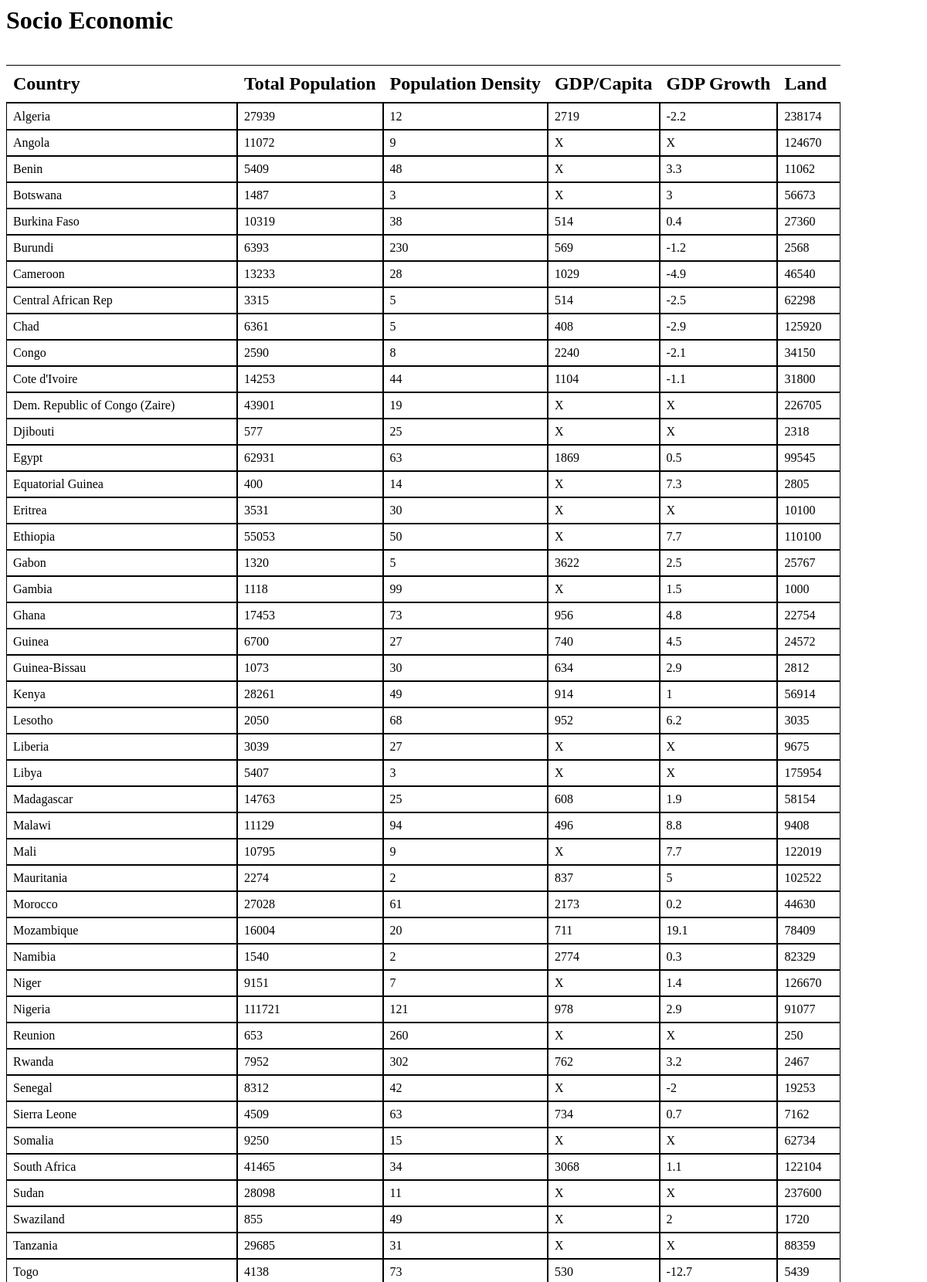
The page / (upper part) on the database its author committed.
### tables this page shows
CREATE TABLE Global (Country TEXT, TotalPop TEXT, PopDens TEXT, GDP_Cap TEXT, GDP_Growth TEXT, LAND TEXT);

### socio_economic.py (the view)
@app.route('/')
def index():
    conn = sqlite3.connect('socio_economic_data.db')
    conn.row_factory = sqlite3.Row
    cur = conn.cursor()
    cur.execute("select * from Global")
    rows = cur.fetchall()
    conn.close()
    return render_template('index.html', rows=rows)

### templates/index.html (shortened to what this page needs)
<html>
    <head>
    </head>
    <h1>Socio Economic</h1>
    <body>
        <div class="row">
            <div class="column">
                <h2>Country</h2>
                {% for row in rows %}
                <p>{{row["Country"]}}</p>
                {% endfor %}
            </div>
            <div class="column">
                <h2>Total Population</h2>
                {% for row in rows %}
                <p>{{ row["TotalPop"]}}</p>
                {% endfor %}
            </div>
            <div class="column">
                <h2>Population Density</h2>
                {% for row in rows %}
                <p>{{ row["PopDens"]}}</p>
                {% endfor %}
            </div>
            <div class="column">
                <h2>GDP/Capita</h2>
                {% for row in rows %}
                <p>{{ row["GDP_Cap"]}}</p>
                {% endfor %}
            </div>
            <div class="column">
                <h2>GDP Growth</h2>
                {% for row in rows %}
                <p>{{ row["GDP_Growth"]}}</p>
                {% endfor %}
            </div>
            <div class="column">
                <h2>Land</h2>
                {% for row in rows %}
                <p>{{ row["LAND"]}}</p>
                {% endfor %}
            </div>
        </div>
    </body>
</html>

### templates/index.html (style rules this page uses)
.column { white-space : nowrap; overflow-x : hidden; vertical-align : top; border-radius : 0px; display : inline-block; padding: 9px; }
h2 { outline-color: black; outline-style: solid; outline-width: 0.1px; outline-offset: 10px; }
p { outline-color: black; outline-style: solid; outline-width: 0.1px; outline-offset: 8px; }
.row { display: flex; }

### rows shown on the page
Global: Country "Algeria", TotalPop "27939", PopDens "12", GDP_Cap "2719", GDP_Growth "-2.2", LAND "238174"
Global: Country "Angola", TotalPop "11072", PopDens "9", GDP_Cap "X", GDP_Growth "X", LAND "124670"
Global: Country "Benin", TotalPop "5409", PopDens "48", GDP_Cap "X", GDP_Growth "3.3", LAND "11062"
Global: Country "Botswana", TotalPop "1487", PopDens "3", GDP_Cap "X", GDP_Growth "3", LAND "56673"
Global: Country "Burkina Faso", TotalPop "10319", PopDens "38", GDP_Cap "514", GDP_Growth "0.4", LAND "27360"
Global: Country "Burundi", TotalPop "6393", PopDens "230", GDP_Cap "569", GDP_Growth "-1.2", LAND "2568"
Global: Country "Cameroon", TotalPop "13233", PopDens "28", GDP_Cap "1029", GDP_Growth "-4.9", LAND "46540"
Global: Country "Central African Rep", TotalPop "3315", PopDens "5", GDP_Cap "514", GDP_Growth "-2.5", LAND "62298"
Global: Country "Chad", TotalPop "6361", PopDens "5", GDP_Cap "408", GDP_Growth "-2.9", LAND "125920"
Global: Country "Congo", TotalPop "2590", PopDens "8", GDP_Cap "2240", GDP_Growth "-2.1", LAND "34150"
Global: Country "Cote d'Ivoire", TotalPop "14253", PopDens "44", GDP_Cap "1104", GDP_Growth "-1.1", LAND "31800"
Global: Country "Dem. Republic of Congo (Zaire)", TotalPop "43901", PopDens "19", GDP_Cap "X", GDP_Growth "X", LAND "226705"
Global: Country "Djibouti", TotalPop "577", PopDens "25", GDP_Cap "X", GDP_Growth "X", LAND "2318"
Global: Country "Egypt", TotalPop "62931", PopDens "63", GDP_Cap "1869", GDP_Growth "0.5", LAND "99545"
Global: Country "Equatorial Guinea", TotalPop "400", PopDens "14", GDP_Cap "X", GDP_Growth "7.3", LAND "2805"
Global: Country "Eritrea", TotalPop "3531", PopDens "30", GDP_Cap "X", GDP_Growth "X", LAND "10100"
Global: Country "Ethiopia", TotalPop "55053", PopDens "50", GDP_Cap "X", GDP_Growth "7.7", LAND "110100"
Global: Country "Gabon", TotalPop "1320", PopDens "5", GDP_Cap "3622", GDP_Growth "2.5", LAND "25767"
Global: Country "Gambia", TotalPop "1118", PopDens "99", GDP_Cap "X", GDP_Growth "1.5", LAND "1000"
Global: Country "Ghana", TotalPop "17453", PopDens "73", GDP_Cap "956", GDP_Growth "4.8", LAND "22754"
Global: Country "Guinea", TotalPop "6700", PopDens "27", GDP_Cap "740", GDP_Growth "4.5", LAND "24572"
Global: Country "Guinea-Bissau", TotalPop "1073", PopDens "30", GDP_Cap "634", GDP_Growth "2.9", LAND "2812"
Global: Country "Kenya", TotalPop "28261", PopDens "49", GDP_Cap "914", GDP_Growth "1", LAND "56914"
Global: Country "Lesotho", TotalPop "2050", PopDens "68", GDP_Cap "952", GDP_Growth "6.2", LAND "3035"
Global: Country "Liberia", TotalPop "3039", PopDens "27", GDP_Cap "X", GDP_Growth "X", LAND "9675"
Global: Country "Libya", TotalPop "5407", PopDens "3", GDP_Cap "X", GDP_Growth "X", LAND "175954"
Global: Country "Madagascar", TotalPop "14763", PopDens "25", GDP_Cap "608", GDP_Growth "1.9", LAND "58154"
Global: Country "Malawi", TotalPop "11129", PopDens "94", GDP_Cap "496", GDP_Growth "8.8", LAND "9408"
Global: Country "Mali", TotalPop "10795", PopDens "9", GDP_Cap "X", GDP_Growth "7.7", LAND "122019"
Global: Country "Mauritania", TotalPop "2274", PopDens "2", GDP_Cap "837", GDP_Growth "5", LAND "102522"
Global: Country "Morocco", TotalPop "27028", PopDens "61", GDP_Cap "2173", GDP_Growth "0.2", LAND "44630"
Global: Country "Mozambique", TotalPop "16004", PopDens "20", GDP_Cap "711", GDP_Growth "19.1", LAND "78409"
Global: Country "Namibia", TotalPop "1540", PopDens "2", GDP_Cap "2774", GDP_Growth "0.3", LAND "82329"
Global: Country "Niger", TotalPop "9151", PopDens "7", GDP_Cap "X", GDP_Growth "1.4", LAND "126670"
Global: Country "Nigeria", TotalPop "111721", PopDens "121", GDP_Cap "978", GDP_Growth "2.9", LAND "91077"
Global: Country "Reunion", TotalPop "653", PopDens "260", GDP_Cap "X", GDP_Growth "X", LAND "250"
Global: Country "Rwanda", TotalPop "7952", PopDens "302", GDP_Cap "762", GDP_Growth "3.2", LAND "2467"
Global: Country "Senegal", TotalPop "8312", PopDens "42", GDP_Cap "X", GDP_Growth "-2", LAND "19253"
Global: Country "Sierra Leone", TotalPop "4509", PopDens "63", GDP_Cap "734", GDP_Growth "0.7", LAND "7162"
Global: Country "Somalia", TotalPop "9250", PopDens "15", GDP_Cap "X", GDP_Growth "X", LAND "62734"
Global: Country "South Africa", TotalPop "41465", PopDens "34", GDP_Cap "3068", GDP_Growth "1.1", LAND "122104"
Global: Country "Sudan", TotalPop "28098", PopDens "11", GDP_Cap "X", GDP_Growth "X", LAND "237600"
Global: Country "Swaziland", TotalPop "855", PopDens "49", GDP_Cap "X", GDP_Growth "2", LAND "1720"
Global: Country "Tanzania", TotalPop "29685", PopDens "31", GDP_Cap "X", GDP_Growth "X", LAND "88359"
Global: Country "Togo", TotalPop "4138", PopDens "73", GDP_Cap "530", GDP_Growth "-12.7", LAND "5439"
